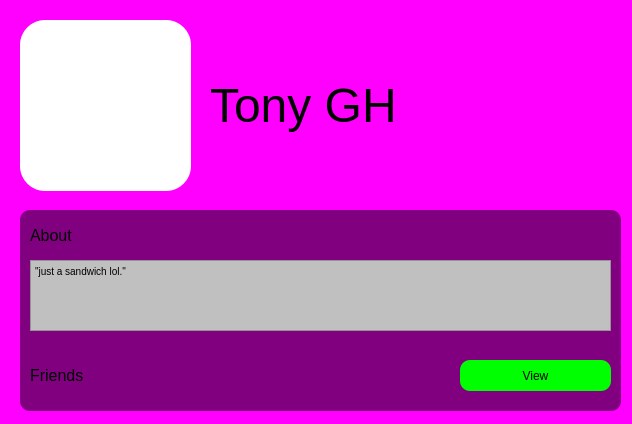
<?xml version="1.0" encoding="UTF-8"?>
<ui version="4.0">
 <class>Dialog</class>
 <widget class="QDialog" name="Dialog">
  <property name="geometry">
   <rect>
    <x>0</x>
    <y>0</y>
    <width>632</width>
    <height>424</height>
   </rect>
  </property>
  <property name="windowTitle">
   <string>Dialog</string>
  </property>
  <property name="styleSheet">
   <string notr="true">background-color:magenta</string>
  </property>
  <widget class="QGraphicsView" name="graphicsView">
   <property name="geometry">
    <rect>
     <x>20</x>
     <y>20</y>
     <width>171</width>
     <height>171</height>
    </rect>
   </property>
   <property name="styleSheet">
    <string notr="true">background-color:white;
border-radius:25px
</string>
   </property>
  </widget>
  <widget class="QLabel" name="label">
   <property name="geometry">
    <rect>
     <x>210</x>
     <y>70</y>
     <width>361</width>
     <height>71</height>
    </rect>
   </property>
   <property name="font">
    <font>
     <pointsize>36</pointsize>
    </font>
   </property>
   <property name="text">
    <string>Tony GH</string>
   </property>
  </widget>
  <widget class="QTextBrowser" name="textBrowser">
   <property name="geometry">
    <rect>
     <x>30</x>
     <y>260</y>
     <width>581</width>
     <height>71</height>
    </rect>
   </property>
   <property name="styleSheet">
    <string notr="true">background-color:silver</string>
   </property>
   <property name="html">
    <string>&lt;!DOCTYPE HTML PUBLIC &quot;-//W3C//DTD HTML 4.0//EN&quot; &quot;http://www.w3.org/TR/REC-html40/strict.dtd&quot;&gt;
&lt;html&gt;&lt;head&gt;&lt;meta name=&quot;qrichtext&quot; content=&quot;1&quot; /&gt;&lt;style type=&quot;text/css&quot;&gt;
p, li { white-space: pre-wrap; }
&lt;/style&gt;&lt;/head&gt;&lt;body style=&quot; font-family:'MS Shell Dlg 2'; font-size:8.25pt; font-weight:400; font-style:normal;&quot;&gt;
&lt;p style=&quot; margin-top:0px; margin-bottom:0px; margin-left:0px; margin-right:0px; -qt-block-indent:0; text-indent:0px;&quot;&gt;&lt;span style=&quot; font-size:7.8pt;&quot;&gt;&amp;quot;just a sandwich lol.&amp;quot;&lt;/span&gt;&lt;/p&gt;&lt;/body&gt;&lt;/html&gt;</string>
   </property>
  </widget>
  <widget class="QLabel" name="label_2">
   <property name="geometry">
    <rect>
     <x>30</x>
     <y>220</y>
     <width>571</width>
     <height>31</height>
    </rect>
   </property>
   <property name="font">
    <font>
     <pointsize>12</pointsize>
    </font>
   </property>
   <property name="styleSheet">
    <string notr="true">background-color:purple</string>
   </property>
   <property name="text">
    <string>About</string>
   </property>
  </widget>
  <widget class="QLabel" name="label_3">
   <property name="geometry">
    <rect>
     <x>30</x>
     <y>360</y>
     <width>571</width>
     <height>31</height>
    </rect>
   </property>
   <property name="font">
    <font>
     <pointsize>12</pointsize>
    </font>
   </property>
   <property name="styleSheet">
    <string notr="true">background-color:purple</string>
   </property>
   <property name="text">
    <string>Friends</string>
   </property>
  </widget>
  <widget class="QPushButton" name="friendBtn">
   <property name="geometry">
    <rect>
     <x>460</x>
     <y>360</y>
     <width>151</width>
     <height>31</height>
    </rect>
   </property>
   <property name="styleSheet">
    <string notr="true">background-color:lime;
border-radius:10px</string>
   </property>
   <property name="text">
    <string>View</string>
   </property>
  </widget>
  <widget class="QWidget" name="widget" native="true">
   <property name="geometry">
    <rect>
     <x>20</x>
     <y>210</y>
     <width>601</width>
     <height>201</height>
    </rect>
   </property>
   <property name="styleSheet">
    <string notr="true">background-color:purple;
border-radius:10px</string>
   </property>
  </widget>
  <zorder>widget</zorder>
  <zorder>graphicsView</zorder>
  <zorder>label</zorder>
  <zorder>textBrowser</zorder>
  <zorder>label_2</zorder>
  <zorder>label_3</zorder>
  <zorder>friendBtn</zorder>
 </widget>
 <resources/>
 <connections/>
</ui>
